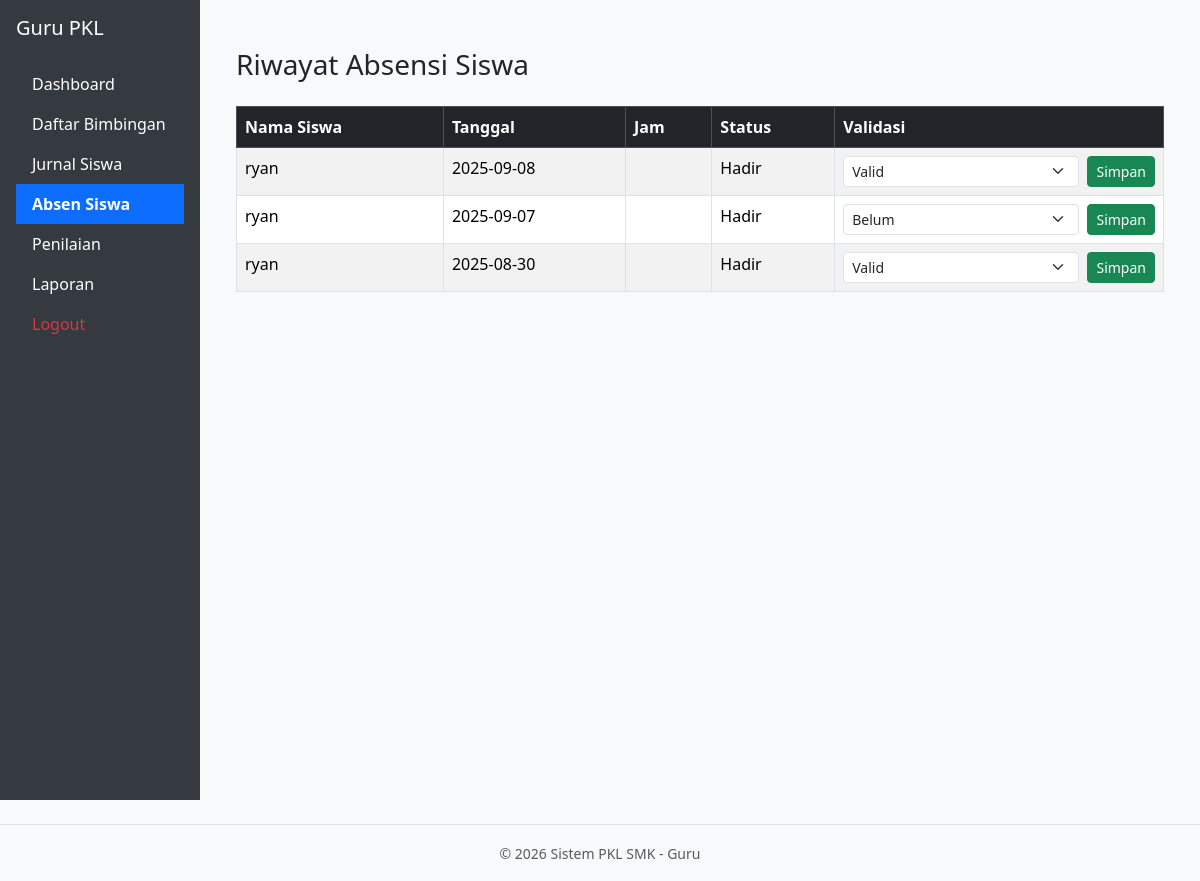
Page /guru/app/view/absen_siswa.php (signed in) on the committed database.
### tables this page shows
CREATE TABLE `absen` (
  `id` int(11) NOT NULL,
  `id_siswa` int(11) DEFAULT NULL,
  `tanggal` date DEFAULT NULL,
  `jam` time DEFAULT NULL,
  `waktu` datetime DEFAULT current_timestamp(),
  `status` varchar(50) DEFAULT 'Hadir',
  `valid` tinyint(1) DEFAULT 0
);

CREATE TABLE `datasiswa` (
  `id` int(11) NOT NULL,
  `email` varchar(100) NOT NULL,
  `password` varchar(255) NOT NULL,
  `nama` varchar(255) NOT NULL,
  `nis` int(11) NOT NULL,
  `jurusan` varchar(255) NOT NULL,
  `kelas` varchar(50) DEFAULT NULL,
  `tahun_pkl` year(4) DEFAULT NULL,
  `semester_pkl` varchar(10) DEFAULT NULL
);

### guru/app/view/absen_siswa.php (the view, shortened to what this page needs)
<?php
require_once '../../Config/database.php';
$email_guru = $_SESSION['guru_email'];
$stmt = $koneksi->prepare("SELECT id_guru FROM dataguru WHERE email = ?");
$stmt->bind_param("s", $email_guru);
$stmt->execute();
$id_guru = $stmt->get_result()->fetch_assoc()['id_guru'] ?? 0;
$query = "SELECT a.*, s.nama
          FROM absen a
          JOIN datasiswa s ON a.id_siswa = s.id
          JOIN bimbingan b ON s.id = b.id_siswa
          WHERE b.id_guru = ?
          ORDER BY a.tanggal DESC, a.jam DESC";
$stmt = $koneksi->prepare($query);
$stmt->bind_param("i", $id_guru);
$stmt->execute();
$result = $stmt->get_result();
?>
<?php include 'template/header.php'; ?>
<?php include 'template/sidebar.php'; ?>
<div class="container mt-4">
  <h3 class="mb-4">Riwayat Absensi Siswa</h3>
  <?php if ($result->num_rows > 0): ?>
  <div class="table-responsive">
    <table class="table table-bordered table-striped">
      <thead class="table-dark">
        <tr>
          <th>Nama Siswa</th>
          <th>Tanggal</th>
          <th>Jam</th>
          <th>Status</th>
          <th>Validasi</th>
        </tr>
      </thead>
      <tbody>
        <?php while ($row = $result->fetch_assoc()): ?>
        <tr>
          <td><?= htmlspecialchars($row['nama']) ?></td>
          <td><?= htmlspecialchars($row['tanggal']) ?></td>
          <td><?= htmlspecialchars($row['jam']) ?></td>
          <td><?= htmlspecialchars($row['status']) ?></td>
          <td>
            <form method="POST" class="d-flex">
              <select name="valid" class="form-select form-select-sm me-2">
                <option value="1" <?= $row['valid'] ? 'selected' : '' ?>>Valid</option>
                <option value="0" <?= !$row['valid'] ? 'selected' : '' ?>>Belum</option>
              </select>
              <button class="btn btn-sm btn-success">Simpan</button>
            </form>
          </td>
        </tr>
        <?php endwhile; ?>
      </tbody>
    </table>
  </div>
  <?php else: ?>
    <div class="alert alert-info">Belum ada data absensi siswa.</div>
  <?php endif; ?>
</div>
<?php include 'template/footer.php'; ?>

### guru/app/view/template/header.php (style rules this page uses)
body { background-color: #f8f9fa; }

### rows in the picture
absen: id_siswa.nama "ryan", tanggal "2025-09-08", status "Hadir", valid "Valid"
absen: id_siswa.nama "ryan", tanggal "2025-09-07", status "Hadir", valid "Belum"
absen: id_siswa.nama "ryan", tanggal "2025-08-30", status "Hadir", valid "Valid"
